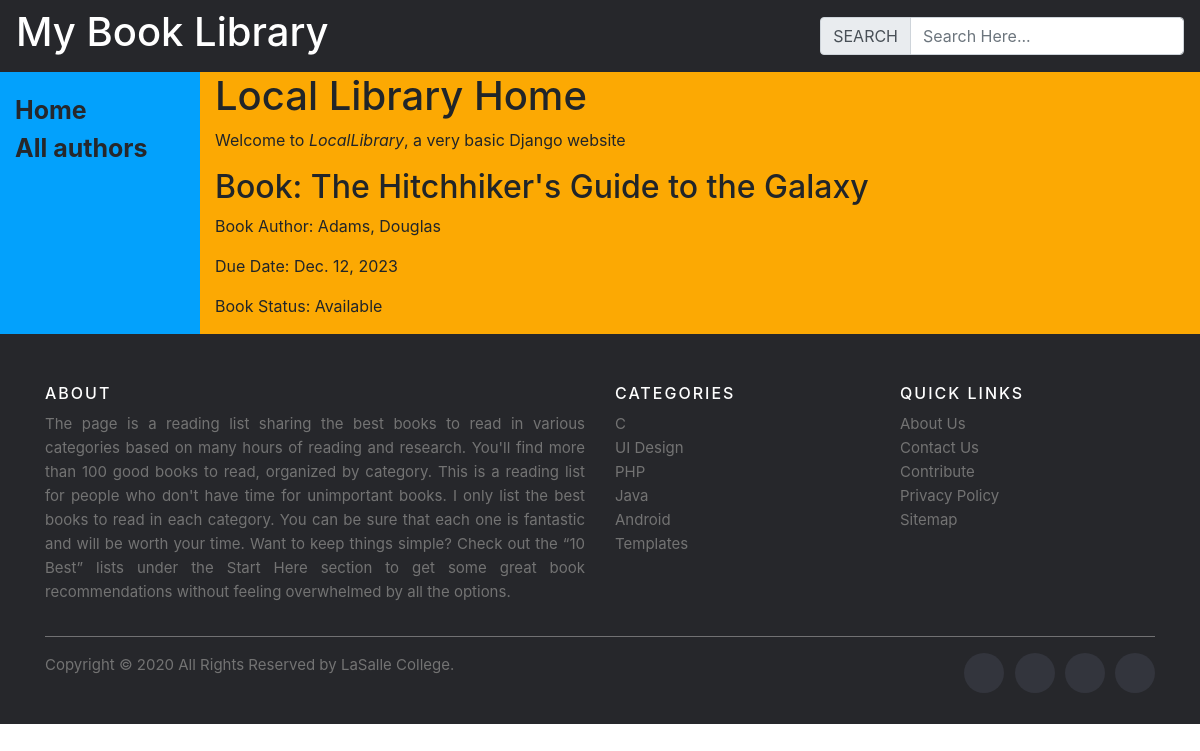
Screenshot of /book/4/ with the database file from the repository.
### mylibrary/models.py (models this page shows, shortened)
class BookInstance(models.Model):
    book = models.ForeignKey(Book, on_delete=models.CASCADE)
    Reserved = "r"
    Booked = "b"
    Available = "a"
    status_choices = [
        (Reserved, "Reserved"),
        (Booked, "Booked"),
        (Available, "Available"),
    ]
    status = models.CharField(max_length=1, choices=status_choices, default=Available)
    due_date = models.DateField(default=timezone.now)

class Book(models.Model):
    title = models.CharField(max_length=200)
    author = models.ForeignKey(Author, on_delete=models.CASCADE)
    summary = models.TextField()
    isbn = models.CharField(max_length=13)
    genre = models.ManyToManyField(Genre)

class Author(models.Model):
    first_name = models.CharField(max_length=200)
    last_name = models.CharField(max_length=200)
    date_of_birth = models.DateField(default=timezone.now)
    def __str__(self):
        return f"{self.last_name}, {self.first_name}"

### mylibrary/views.py (the view)
# urls.py: path("book/<int:received_id>/", views.book_instance, name="book_instance"),
def book_instance(request, received_id):
    return render(request, 'mylibrary/bookInstance.html', {'bookIns': BookInstance.objects.get(id=received_id)})

### mylibrary/templates/mylibrary/bookInstance.html (shortened to what this page needs)
{% extends "mylibrary/base_generic.html" %} {% block content %}
<h1>Local Library Home</h1>
<p>Welcome to <em>LocalLibrary</em>, a very basic Django website</p>
<h2>Book: {{bookIns.book.title}}</h2>
<p>Book Author: {{bookIns.book.author}}</p>
<p>Due Date: {{bookIns.due_date}}</p>
 {% if bookIns.status == 'a'%}
<p>Book Status: Available</p>
{% endif %} {% endblock %}

### rows the page displays
BookInstance: book "The Hitchhiker's Guide to the Galaxy", book.author "Adams, Douglas", due_date "Dec. 12, 2023"
